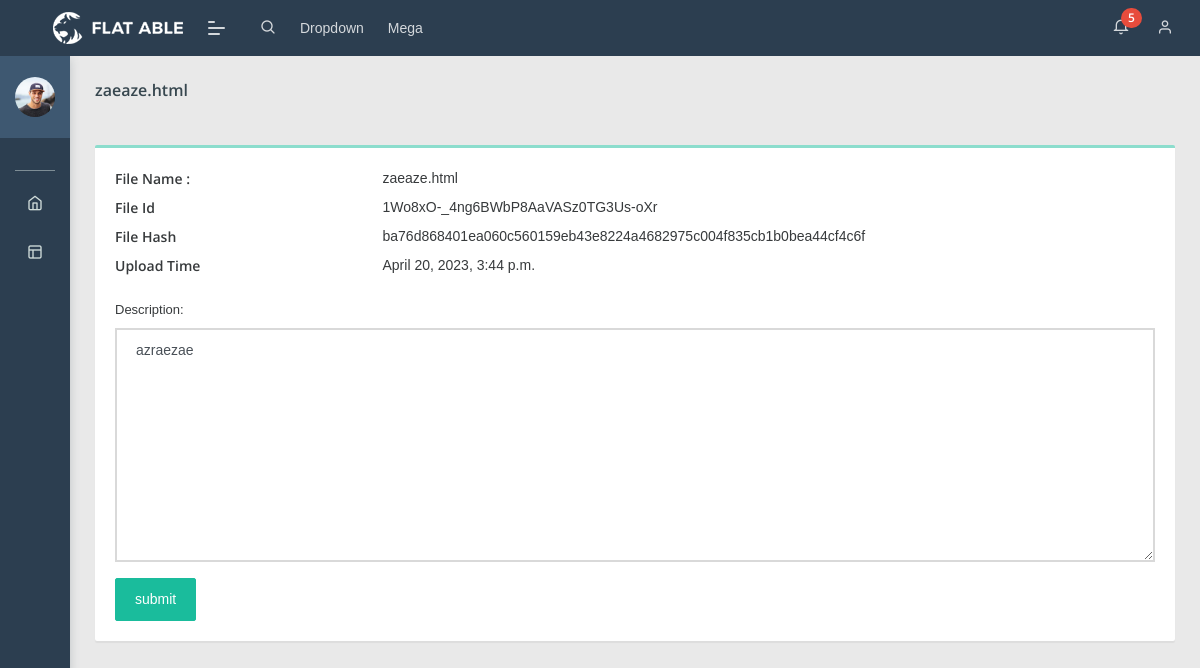
The page /ch/view/1Wo8xO-_4ng6BWbP8AaVASz0TG3Us-oXr/ (signed in) on the database its author committed.
### ChApp/models.py (models this page shows, shortened)
class File(models.Model):
    user = models.ForeignKey(User, on_delete=models.CASCADE)
    title = models.CharField(max_length=250)
    description = models.TextField(blank=True, null=True)
    updated=models.DateTimeField(auto_now=True)
    created=models.DateTimeField(auto_now_add=True)
    file_hash = models.CharField(max_length=50,null = True,blank=True)
    file_id = models.CharField(max_length=100,null = True , blank=True)

### ChApp/views.py (the view, shortened to what this page needs)
# urls.py: path('view/<file_id>/',ViewModifyFileInfo.as_view(),name = "view-modify"),
class ViewModifyFileInfo(View):
    def get(self,request,*args,**kwargs):
        file = get_object_or_404(File,file_id=self.kwargs.get('file_id'))
        form = FileModifyForm(instance=file)
        if file.user != request.user:
            return redirect('file_list')
        context = {
            'file' : file,
            'form' : form,
        }
        return render(request, 'ChApp/file-modify.html',context)

### ChApp/forms.py
class FileModifyForm(ModelForm):
    description = forms.CharField(label='Description', widget=forms.Textarea(attrs={'placeholder': 'Description', "class": "form-control"}))
    class Meta:
        model = File
        fields = "__all__"
        exclude = ['user','created','updated','file_hash','file_id','title']

### ChApp/templates/ChApp/file-modify.html (shortened to what this page needs)
{% load static%}
<!DOCTYPE html>
<html lang="en">
<head>
    <link rel="stylesheet" href="{% static 'assets/css/style.css' %}">
</head>
<body class="">
    {% block content %}
    {% include 'All/sidebar.html' %}
	{% include 'All/navbar.html' %}
	<section class="pcoded-main-container">
        <div class="pcoded-content">
            <div class="page-header">
                <div class="page-block">
                    <div class="row align-items-center">
                        <div class="col-md-12">
                            <div class="page-header-title">
                                <h5 class="m-b-10">{{file.title}}</h5>
                            </div>
                        </div>
                    </div>
                </div>
            </div>
            <div class="row">
                <div class="col-sm-12">
                    <div class="card">
                        <div class="card-body">
                            <form method = "POST" enctype="multipart/form-data">
                                <dl class="dl-horizontal row">
                                    <dt class="col-sm-3">File Name :</dt>
                                    <dd class="col-sm-9">{{file.title}}</dd>
                                    <dt class="col-sm-3">File Id</dt>
                                    <dd class="col-sm-9">{{file.file_id}}</dd>
                                    <dt class="col-sm-3">File Hash</dt>
                                    <dd class="col-sm-9">{{file.file_hash}}</dd>
                                    <dt class="col-sm-3">Upload Time</dt>
                                    <dd class="col-sm-9">{{file.created}}</dd>
                                </dl>
                                {{form.as_p}}
                                <button type = "submit" class="btn  btn-primary">submit</button>
                            </form>
                        </div>
                    </div>
                </div>
            </div>
        </div>
    </section>
    {% endblock %}
</body>
</html>

### rows shown on the page
File: title "zaeaze.html", file_id "1Wo8xO-_4ng6BWbP8AaVASz0TG3Us-oXr", file_hash "ba76d868401ea060c560159eb43e8224a4682975c004f835cb1b0bea44cf4c6f", created "April 20, 2023, 3:44 p.m.", description "azraezae"
